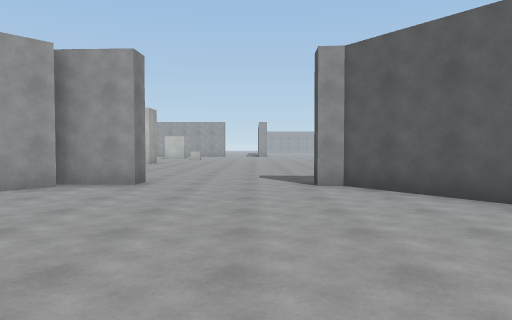
view 1 (above)

17 first-person views from a walk through a scene from a Unity 3-D project. The camera is 1.4 m above the floor, tilts 2° down and sees 70° across. The floor is counted in squares, 2 m on a side. Each view is taken from the middle of a square. On the plan, view 1 faces up. The plan holds only what a view shows up to about 11 squares ahead; the rest is blank. The place goes on beyond the plan. The player character is not drawn. Some animated figures are not drawn. Door leaves are left out, so doorways stand open. Surface patterns are stand-ins for the level's own textures.

view 2
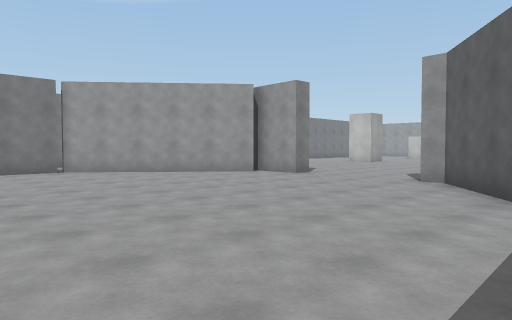

view 3
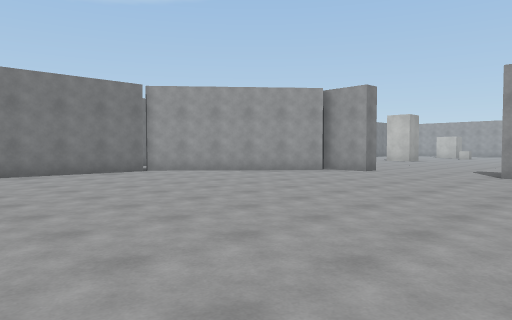

view 4
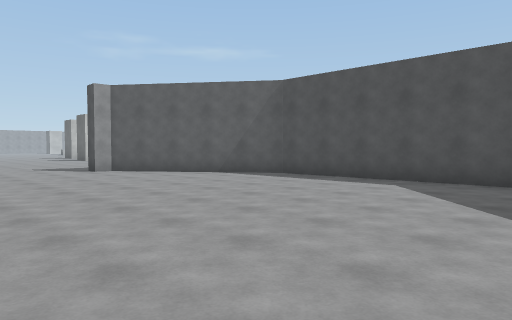

view 5
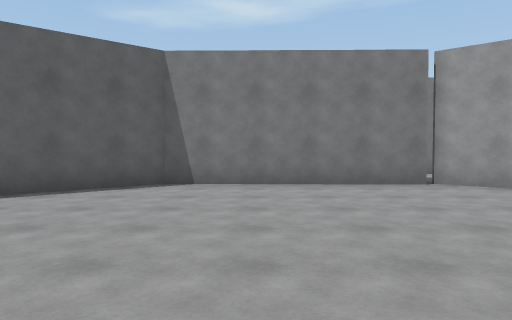

view 6
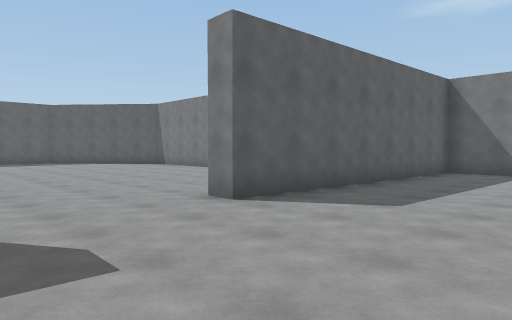

view 7
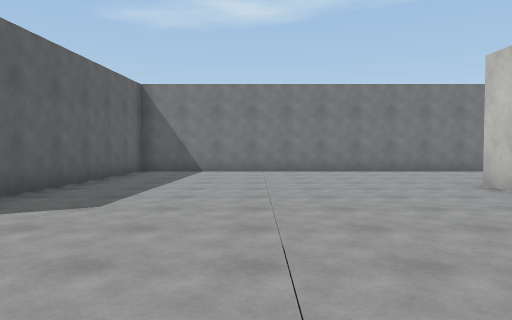

view 8
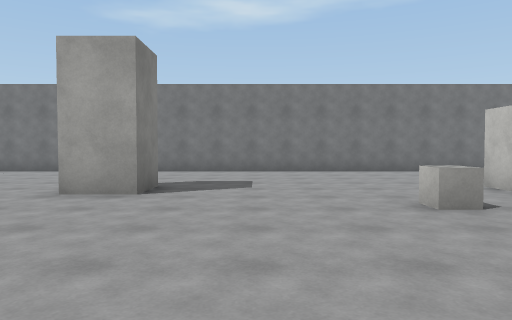

view 9
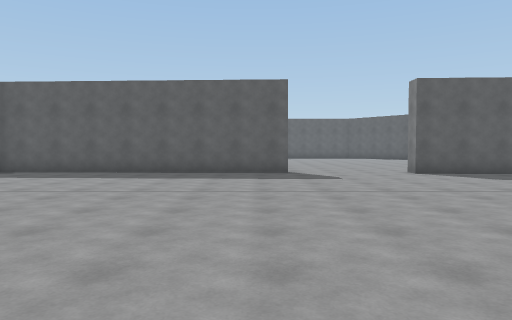

view 10
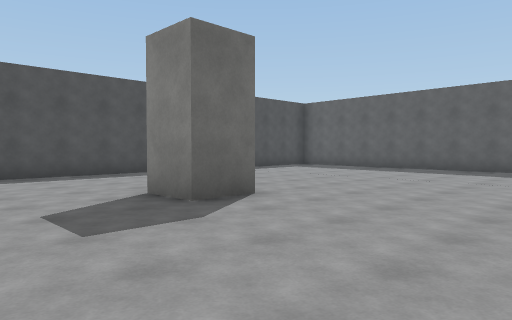

view 11
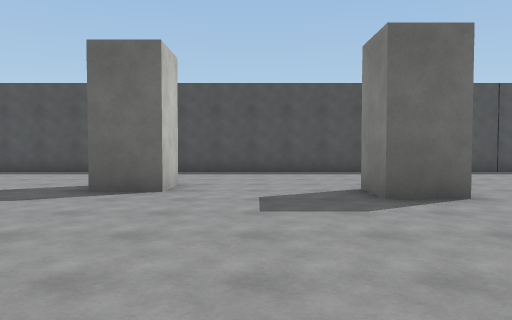

view 12
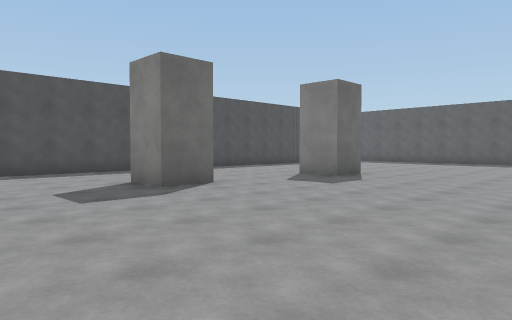

view 13
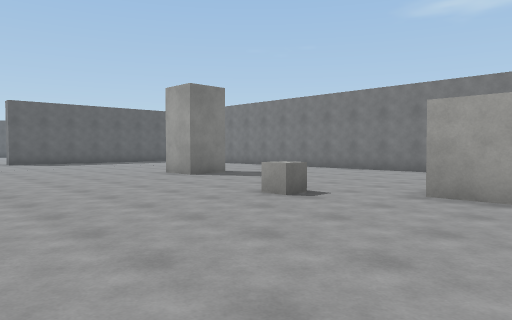

view 14
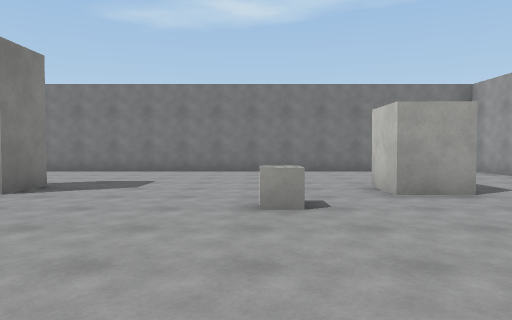

view 15
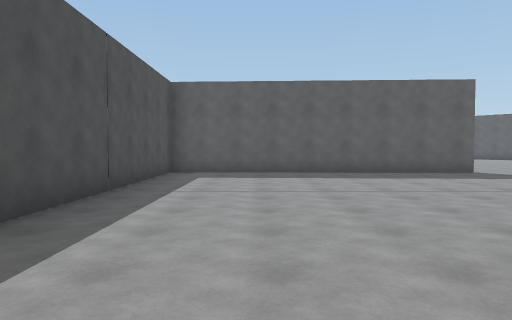

view 16
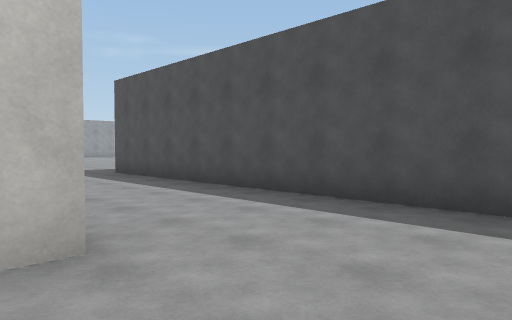

view 17
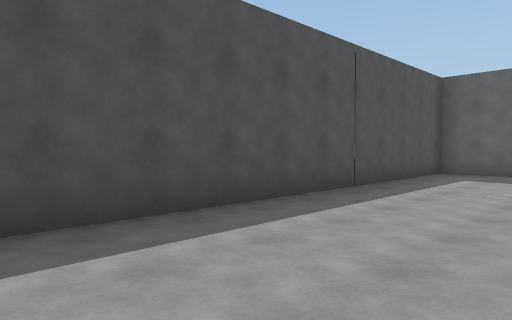

### Floor plan
Points are (right, up) in squares from view 1. A wall is a line through its corners. A room is listed if a view was taken in it or the views show most of it. See-through windows are left out.
Room 1 (views 1, 2, 3, 4, 5)
walls: (-2.2, 6.8) (-3.8, 6.9); (-6.8, 2.3) (-6.9, -2.7) (-5.4, -4.6); (-3.5, 6.5) (-7, 2.3); (4.6, -2.8) (4.5, 2.5) (1.6, 6.6) (1.1, 6.6)
ways out: open door at (-0.5, 7) to room 2; gap at (-7, 2)
Room 2 (views 6, 7, 8, 9, 10, 11, 12, 13, 14, 15, 16, 17)
walls: (3.9, 15) (3.9, 16.2) (5.1, 16.2); (-4.8, 15.1) (-5.6, 15.1); (-5.6, 16.2) (-4.3, 16.2) (-4.3, 15); (6, 19.5) (4.7, 19.5) (4.7, 20.6) (5.9, 20.6); (-4.3, 23.2) (-4.3, 22.1) (-5.5, 22.1); (1.1, 7.2) (9.4, 6.8) (9.4, 24.5); (-9.6, 24.5) (-9.6, 7.7) (-2.2, 7.3)
ways out: open door at (-0.5, 7) to room 1
objects: cube (-3, 20)

Where each view was taken, in squares from view 1:
view 1: 0 up, 0 right, facing up
view 2: 1 down, 4 right, facing up-left
view 3: 3 down, 3 right, facing up-left
view 4: 4 down, 3 left, facing up-right
view 5: 1 down, 0 right, facing left
view 6: 11 up, 1 right, facing down-left
view 7: 11 up, 1 right, facing left
view 8: 18 up, 1 right, facing left
view 9: 17 up, 2 right, facing down
view 10: 19 up, 0 right, facing down-right
view 11: 18 up, 1 left, facing right
view 12: 24 up, 1 left, facing down-right
view 13: 24 up, 1 right, facing down-left
view 14: 20 up, 1 right, facing left
view 15: 17 up, 7 right, facing down
view 16: 17 up, 5 right, facing up-right
view 17: 17 up, 6 right, facing down-right
